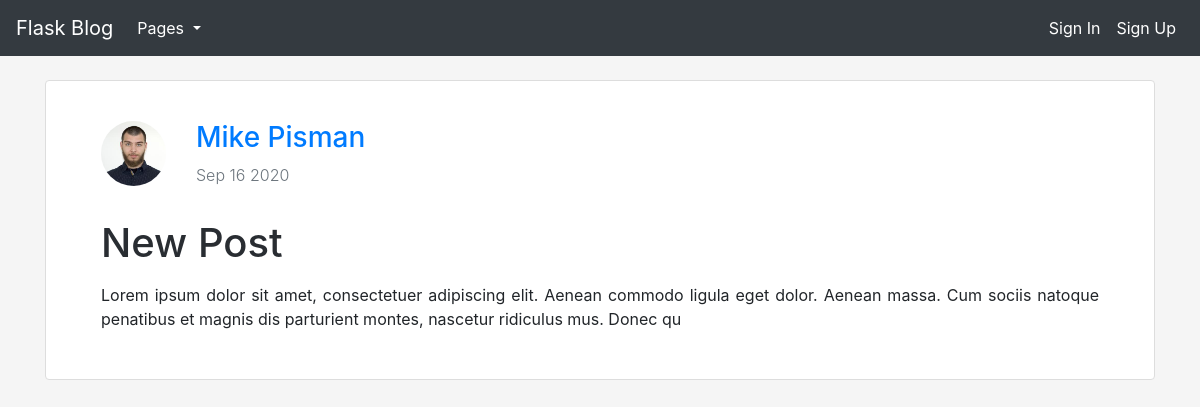
The app's page /post14 with its own data.
### flaskblog/models.py (models this page shows, shortened)
class User(db.Model, UserMixin):
    id = db.Column(db.Integer, primary_key=True)
    username = db.Column(db.String(20), unique=True, nullable=False)
    email = db.Column(db.String(120), unique=True, nullable=False)
    image_file = db.Column(db.String(20), nullable=False, default='profile_default.jpg')
    password = db.Column(db.String(60), nullable=False)
    posts = db.relationship('Post', backref='author', lazy=True)

class Post(db.Model):
    id = db.Column(db.Integer, primary_key=True)
    title = db.Column(db.String(100), nullable=False)
    date_posted = db.Column(db.DateTime, nullable=False, default=datetime.utcnow)
    content = db.Column(db.Text, nullable=False)
    user_id = db.Column(db.Integer, db.ForeignKey('user.id'), nullable=False)

### flaskblog/posts/routes.py (the view)
@posts.route("/post<int:post_id>")
def post(post_id):
    post = Post.query.get_or_404(post_id)
    return render_template('post.html', title=post.title, post=post)

### flaskblog/templates/post.html (shortened to what this page needs)
{% extends "layout.html" %}
{% block content %}
    <article class="media content-section">
    <div class="container">
        <div class="media-body">
            <div class="row">
                <div class="col flex-grow-0">
                    <img class="rounded-circle article-img"
                         src="{{ url_for('static', filename='files/images/' + post.author.image_file) }}">
                </div>
                <div class="col flex-grow-1">
                    <a class="" href="{{ url_for('users.user_posts', username=post.author.username) }}"><h3>{{ post.author.username }}</h3></a>
                    <p class="text-muted font-weight-light">{{ post.date_posted.strftime('%b %d %Y') }}</p>
                </div>
            </div>
            <div class="row">
                <div class="col">
                    <h1 class="article-title mt-3">{{ post.title }}</h1>
                    <p class="article-content">{{ post.content }}</p>
                </div>
            </div>
        </div>
    </div>
    </article>
{% endblock content %}

### flaskblog/static/style.css (style rules this page uses)
body { margin-top: 80px; width: 100%; background-color: #f5f5f5; }
.content-section { background: #ffffff; padding: 40px; border: 1px solid #dddddd; border-radius: .25rem; margin-bottom: 20px; }
.article-title { color: #292d32; }
.article-content { white-space: pre-line; margin: 1em 0 0.5em 0; text-align: justify; }
@media (min-width: 992px) { .article-img { height: 65px; width: 65px; margin: auto; } }

### records on screen
User: image_file (picture), author.username "Mike Pisman"
Post: date_posted "Sep 16 2020", title "New Post", content "Lorem ipsum dolor sit amet, consectetuer adipiscing elit. Aenean commodo ligula eget dolor. Aenean massa. Cum sociis natoque penatibus et magnis dis parturient montes, nascetur ridiculus mus. Donec qu"
